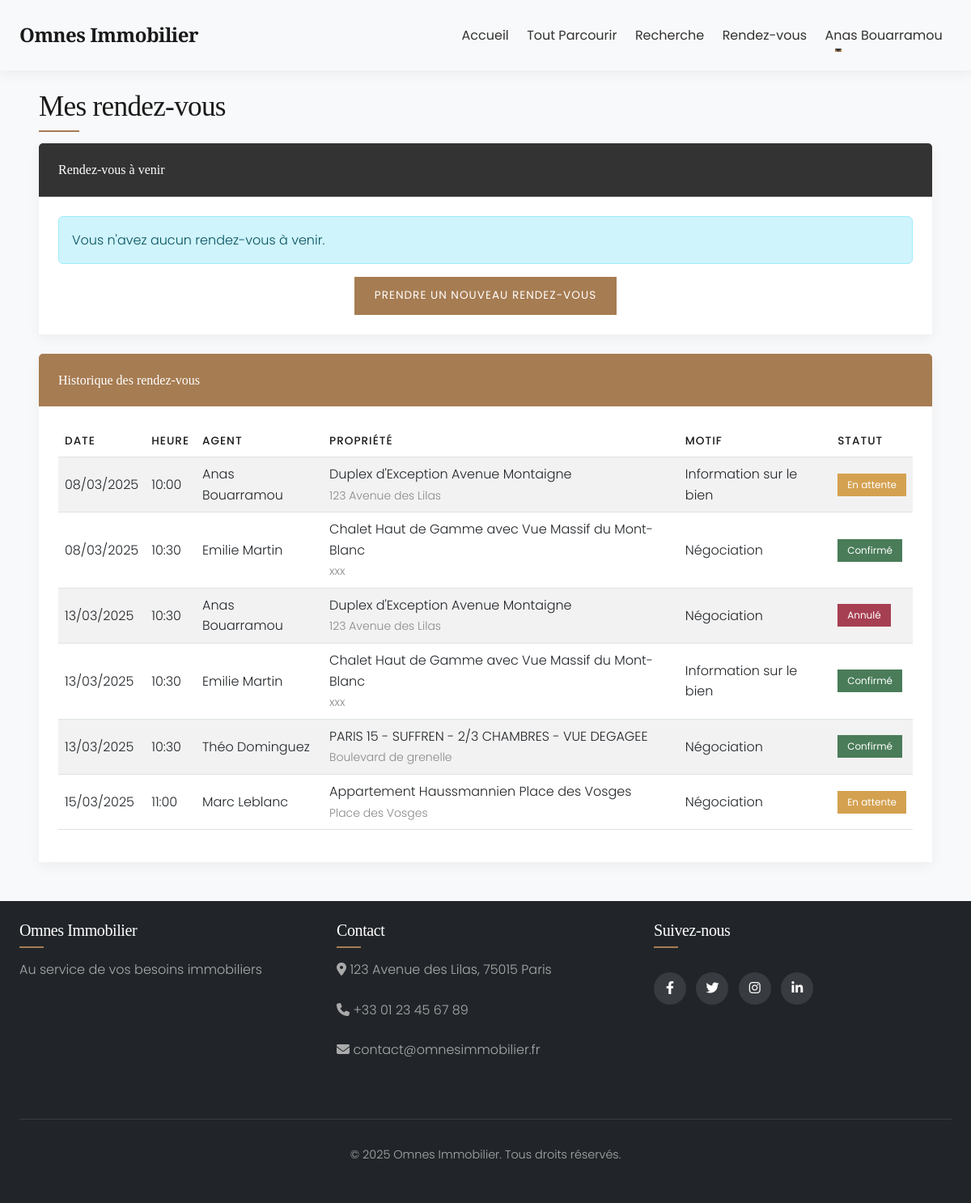
The app's page /my-appointments.php (signed in) with its own data.
### tables this page shows
CREATE TABLE `Rendez_Vous` (
  `id_rdv` int NOT NULL,
  `id_client` int NOT NULL,
  `id_agent` int NOT NULL,
  `id_propriete` int NOT NULL,
  `date` date NOT NULL,
  `heure` time NOT NULL,
  `motif` text,
  `statut` enum('confirmé','annulé','en attente') DEFAULT 'en attente',
  `commentaire` text
);

CREATE TABLE `Utilisateur` (
  `id_utilisateur` int NOT NULL,
  `email` varchar(100) NOT NULL,
  `mot_de_passe` varchar(255) NOT NULL,
  `nom` varchar(50) NOT NULL,
  `prenom` varchar(50) NOT NULL,
  `telephone` varchar(20) DEFAULT NULL,
  `date_inscription` datetime DEFAULT CURRENT_TIMESTAMP,
  `type_utilisateur` enum('client','agent','admin') NOT NULL,
  `statut` enum('actif','inactif') DEFAULT 'actif'
);

CREATE TABLE `Propriete` (
  `id_propriete` int NOT NULL,
  `titre` varchar(255) NOT NULL,
  `description` text,
  `prix` decimal(10,2) NOT NULL,
  `surface` decimal(10,2) DEFAULT NULL,
  `nb_pieces` int DEFAULT NULL,
  `nb_chambres` int DEFAULT NULL,
  `nb_salles_bain` int DEFAULT NULL,
  `etage` int DEFAULT NULL,
  `balcon` tinyint(1) DEFAULT '0',
  `parking` tinyint(1) DEFAULT '0',
  `ascenseur` tinyint(1) DEFAULT '0',
  `adresse` varchar(255) NOT NULL,
  `ville` varchar(100) NOT NULL,
  `code_postal` varchar(20) NOT NULL,
  `pays` varchar(50) NOT NULL,
  `statut` enum('disponible','vendu','loué') DEFAULT 'disponible',
  `type_propriete` enum('résidentiel','commercial','terrain','location') NOT NULL,
  `date_ajout` datetime DEFAULT CURRENT_TIMESTAMP,
  `id_agent` int NOT NULL
);

### classes/database.php (called while the page is built, shortened)
<?php
class Database {
    private $dbh;
    private $stmt;
    public function __construct() {
        $this->host = DB_HOST;
        $this->port = DB_PORT;
        $this->user = DB_USER;
        $this->pass = DB_PASS;
        $this->dbname = DB_NAME;
        $dsn = 'mysql:host=' . $this->host . ';port=' . $this->port . ';dbname=' . $this->dbname . ';charset=utf8mb4';
        $options = array(
            PDO::ATTR_PERSISTENT => true,
            PDO::ATTR_ERRMODE => PDO::ERRMODE_EXCEPTION,
            PDO::ATTR_DEFAULT_FETCH_MODE => PDO::FETCH_OBJ
        );
        try {
            $this->dbh = new PDO($dsn, $this->user, $this->pass, $options);
        } catch(PDOException $e) {
            $this->error = $e->getMessage();
            error_log("Erreur de connexion à la base de données : " . $this->error);
            throw new Exception("Erreur de connexion à la base de données");
        }
    }
    public function query($query) {
        $this->stmt = $this->dbh->prepare($query);
    }
    public function bind($param, $value, $type = null) {
        if (is_null($type)) {
            switch (true) {
                case is_int($value):
                    $type = PDO::PARAM_INT;
                    break;
            }
        }
        $this->stmt->bindValue($param, $value, $type);
    }
    public function execute() {
        try {
            return $this->stmt->execute();
        } catch(PDOException $e) {
            $this->error = $e->getMessage();
            error_log("Erreur d'exécution de requête : " . $this->error);
            return false;
        }
    }
    public function resultSet() {
        $this->execute();
        return $this->stmt->fetchAll();
    }
    public function single() {
        $this->execute();
        return $this->stmt->fetch();
    }
}
?>

### config/init.php (called while the page is built, shortened)
<?php
require_once BASE_PATH . 'config/database.php';
spl_autoload_register(function($class_name) {
    $class_file = BASE_PATH . 'classes/' . $class_name . '.php';
});
function format_date($date) {
    return date('d/m/Y', strtotime($date));
}
function format_time($time) {
    return date('H:i', strtotime($time));
}

### classes/Client.php (called while the page is built, shortened)
<?php
class Client {
    private $db;
    public function __construct() {
        $this->db = new Database();
    }
    public function getClientByUserId($id_utilisateur) {
        $this->db->query('SELECT * FROM Client WHERE id_utilisateur = :id_utilisateur');
        $this->db->bind(':id_utilisateur', $id_utilisateur);
        return $this->db->single();
    }
} ?>

### classes/Appointment.php (called while the page is built, shortened)
<?php
class Appointment {
    private $db;
    public function __construct() {
        $this->db = new Database();
    }
    public function getClientAppointments($id_client) {
        try {
            $this->db->query('SELECT r.*,
                            p.titre as propriete_titre, p.adresse as propriete_adresse,
                            a.id_agent, u.nom as agent_nom, u.prenom as agent_prenom, u.email as agent_email, u.telephone as agent_telephone
                            FROM Rendez_Vous r
                            INNER JOIN Propriete p ON r.id_propriete = p.id_propriete
                            INNER JOIN Agent_Immobilier a ON r.id_agent = a.id_agent
                            INNER JOIN Utilisateur u ON a.id_utilisateur = u.id_utilisateur
                            WHERE r.id_client = :id_client
                            ORDER BY r.date ASC, r.heure ASC');
            $this->db->bind(':id_client', $id_client);
            return $this->db->resultSet();
        } catch (Exception $e) {
            error_log("Exception lors de la récupération des rendez-vous d'un client: " . $e->getMessage());
            return [];
        }
    }
}
?>

### my-appointments.php (the view, shortened to what this page needs)
<?php
require_once BASE_PATH . 'config/init.php';
require_once BASE_PATH . 'classes/Client.php';
require_once BASE_PATH . 'classes/Appointment.php';
$client = new Client();
$appointment = new Appointment();
$user_client = $client->getClientByUserId($_SESSION['user_id']);
$appointments = $appointment->getClientAppointments($user_client->id_client);
include BASE_PATH . 'includes/header.php';
?>
<div class="container mt-4">
    <h1 class="section-title mb-4" data-aos="fade-up">Mes rendez-vous</h1>
    <div class="card mb-4" data-aos="fade-up">
        <div class="card-header bg-primary text-white">
            Rendez-vous à venir
        </div>
        <div class="card-body">
            <?php
            $upcoming_appointments = array_filter($appointments, function($rdv) {
                return $rdv->statut != 'annulé' && (strtotime($rdv->date) > time() || (strtotime($rdv->date) == time() && strtotime($rdv->heure) > time()));
            });
            ?>
            <?php if (!empty($upcoming_appointments)) : ?>
                <div class="table-responsive">
                    <table class="table table-striped">
                        <thead>
                            <tr>
                                <th>Date</th>
                                <th>Heure</th>
                                <th>Agent</th>
                                <th>Propriété</th>
                                <th>Motif</th>
                                <th>Statut</th>
                                <th>Actions</th>
                            </tr>
                        </thead>
                        <tbody>
                            <?php foreach ($upcoming_appointments as $rdv) : ?>
                                <tr>
                                    <td><?php echo format_date($rdv->date); ?></td>
                                    <td><?php echo format_time($rdv->heure); ?></td>
                                    <td><?php echo $rdv->agent_prenom . ' ' . $rdv->agent_nom; ?></td>
                                    <td><?php echo $rdv->propriete_titre; ?><br>
                                        <small class="text-muted"><?php echo $rdv->propriete_adresse; ?></small>
                                    </td>
                                    <td><?php echo $rdv->motif; ?></td>
                                    <td>
                                        <?php if ($rdv->statut == 'confirmé') : ?>
                                            <span class="badge bg-success">Confirmé</span>
                                        <?php elseif ($rdv->statut == 'en attente') : ?>
                                            <span class="badge bg-warning">En attente</span>
                                        <?php endif; ?>
                                    </td>
                                    <td>
                                        <a href="/omnes-immobilier/my-appointments.php?action=cancel&id=<?php echo $rdv->id_rdv; ?>" class="btn btn-sm btn-danger" onclick="return confirm('Êtes-vous sûr de vouloir annuler ce rendez-vous ?')">Annuler</a>
                                    </td>
                                </tr>
                            <?php endforeach; ?>
                        </tbody>
                    </table>
                </div>
            <?php else : ?>
                <div class="alert alert-info">
                    Vous n'avez aucun rendez-vous à venir.
                </div>
            <?php endif; ?>
            <div class="text-center mt-3">
                <a href="/omnes-immobilier/appointment.php" class="btn btn-primary">Prendre un nouveau rendez-vous</a>
            </div>
        </div>
    </div>
    <div class="card" data-aos="fade-up">
        <div class="card-header bg-secondary text-white">
            Historique des rendez-vous
        </div>
        <div class="card-body">
            <?php
            $past_appointments = array_filter($appointments, function($rdv) {
                return $rdv->statut == 'annulé' || (strtotime($rdv->date) < time() || (strtotime($rdv->date) == time() && strtotime($rdv->heure) < time()));
            });
            ?>
            <?php if (!empty($past_appointments)) : ?>
                <div class="table-responsive">
                    <table class="table table-striped">
                        <thead>
                            <tr>
                                <th>Date</th>
                                <th>Heure</th>
                                <th>Agent</th>
                                <th>Propriété</th>
                                <th>Motif</th>
                                <th>Statut</th>
                            </tr>
                        </thead>
                        <tbody>
                            <?php foreach ($past_appointments as $rdv) : ?>
                                <tr>
                                    <td><?php echo format_date($rdv->date); ?></td>
                                    <td><?php echo format_time($rdv->heure); ?></td>
                                    <td><?php echo $rdv->agent_prenom . ' ' . $rdv->agent_nom; ?></td>
                                    <td><?php echo $rdv->propriete_titre; ?><br>
                                        <small class="text-muted"><?php echo $rdv->propriete_adresse; ?></small>
                                    </td>
                                    <td><?php echo $rdv->motif; ?></td>
                                    <td>
                                        <?php if ($rdv->statut == 'confirmé') : ?>
                                            <span class="badge bg-success">Confirmé</span>
                                        <?php elseif ($rdv->statut == 'en attente') : ?>
                                            <span class="badge bg-warning">En attente</span>
                                        <?php elseif ($rdv->statut == 'annulé') : ?>
                                            <span class="badge bg-danger">Annulé</span>
                                        <?php endif; ?>
                                    </td>
                                </tr>
                            <?php endforeach; ?>
                        </tbody>
                    </table>
                </div>
            <?php else : ?>
                <div class="alert alert-info">
                    Aucun historique de rendez-vous.
                </div>
            <?php endif; ?>
        </div>
    </div>
</div>
<?php include BASE_PATH . 'includes/footer.php'; ?>

### assets/css/style.css (style rules this page uses)
:root { --dark-primary: #1a1a1a; --primary: #333333; --secondary: #a67c52; --light-secondary: #d4b88f; --light: #f8f9fa; --white: #ffffff; --grey: #e0e0e0; --dark-grey: #888888; --success: #4a7c59; --danger: #a63f52; --warning: #d4a150; --info: #5899a6; --transition: all 0.3s ease; --box-shadow: 0 5px 15px rgba(0, 0, 0, 0.05); --box-shadow-hover: 0 8px 25px rgba(0, 0, 0, 0.1); --font-heading: 'Playfair Display', serif; --font-body: 'Poppins', sans-serif; }
body { font-family: var(--font-body); color: var(--primary); line-height: 1.6; background-color: var(--light); font-weight: 300; }
h1, h2, h3, h4, h5, h6 { font-family: var(--font-heading); font-weight: 500; color: var(--dark-primary); letter-spacing: -0.02em; }
a { color: var(--secondary); text-decoration: none; transition: var(--transition); }
.container { max-width: 1280px; padding: 0 1.5rem; }
.bg-primary { background-color: var(--primary) !important; }
.bg-secondary { background-color: var(--secondary) !important; }
.text-white { color: var(--white) !important; }
.text-muted { color: var(--dark-grey) !important; }
.section-title { position: relative; display: inline-block; margin-bottom: 2.5rem; font-size: 2.2rem; }
.section-title::after { content: ''; position: absolute; left: 0; bottom: -10px; width: 50px; height: 2px; background-color: var(--secondary); }
.btn { font-family: var(--font-body); font-weight: 400; padding: 0.75rem 1.5rem; border-radius: 0; transition: var(--transition); text-transform: uppercase; letter-spacing: 1px; font-size: 0.85rem; border: none; }
.btn-primary { background-color: var(--secondary); color: var(--white); border: 1px solid var(--secondary); }
.card { border: none; box-shadow: var(--box-shadow); transition: var(--transition); border-radius: 0; overflow: hidden; margin-bottom: 2rem; }
.card-header { background-color: var(--white); border-bottom: 1px solid var(--grey); padding: 1.25rem 1.5rem; font-family: var(--font-heading); font-weight: 500; }
.card-header.bg-primary, .card-header.bg-secondary { color: var(--white); border-bottom: none; }
.card-body { padding: 1.5rem; }
.table { --bs-table-hover-color: var(--dark-primary); --bs-table-hover-bg: rgba(166, 124, 82, 0.05); }
.table th { font-weight: 500; color: var(--dark-primary); border-bottom-width: 1px; text-transform: uppercase; font-size: 0.85rem; letter-spacing: 1px; }
.table td { vertical-align: middle; }
.badge { padding: 0.5rem 0.75rem; font-weight: 400; border-radius: 0; }
.badge.bg-success { background-color: var(--success) !important; }
.badge.bg-danger { background-color: var(--danger) !important; }
.badge.bg-warning { background-color: var(--warning) !important; }

### records on screen
rendez_vous: date "08/03/2025", heure "10:00", utilisateur.prenom "Anas", utilisateur.nom "Bouarramou", id_propriete.titre "Duplex d'Exception Avenue Montaigne", id_propriete.adresse "123 Avenue des Lilas", motif "Information sur le bien", statut "En attente"
rendez_vous: date "08/03/2025", heure "10:30", utilisateur.prenom "Emilie", utilisateur.nom "Martin", id_propriete.titre "Chalet Haut de Gamme avec Vue Massif du Mont-Blanc", id_propriete.adresse "xxx", motif "Négociation", statut "Confirmé"
rendez_vous: date "13/03/2025", heure "10:30", utilisateur.prenom "Anas", utilisateur.nom "Bouarramou", id_propriete.titre "Duplex d'Exception Avenue Montaigne", id_propriete.adresse "123 Avenue des Lilas", motif "Négociation", statut "Annulé"
rendez_vous: date "13/03/2025", heure "10:30", utilisateur.prenom "Emilie", utilisateur.nom "Martin", id_propriete.titre "Chalet Haut de Gamme avec Vue Massif du Mont-Blanc", id_propriete.adresse "xxx", motif "Information sur le bien", statut "Confirmé"
rendez_vous: date "13/03/2025", heure "10:30", utilisateur.prenom "Théo", utilisateur.nom "Dominguez", id_propriete.titre "PARIS 15 - SUFFREN - 2/3 CHAMBRES - VUE DEGAGEE", id_propriete.adresse "Boulevard de grenelle", motif "Négociation", statut "Confirmé"
rendez_vous: date "15/03/2025", heure "11:00", utilisateur.prenom "Marc", utilisateur.nom "Leblanc", id_propriete.titre "Appartement Haussmannien Place des Vosges", id_propriete.adresse "Place des Vosges", motif "Négociation", statut "En attente"

### other values on screen
$_SESSION['user_name'] "Anas Bouarramou"
